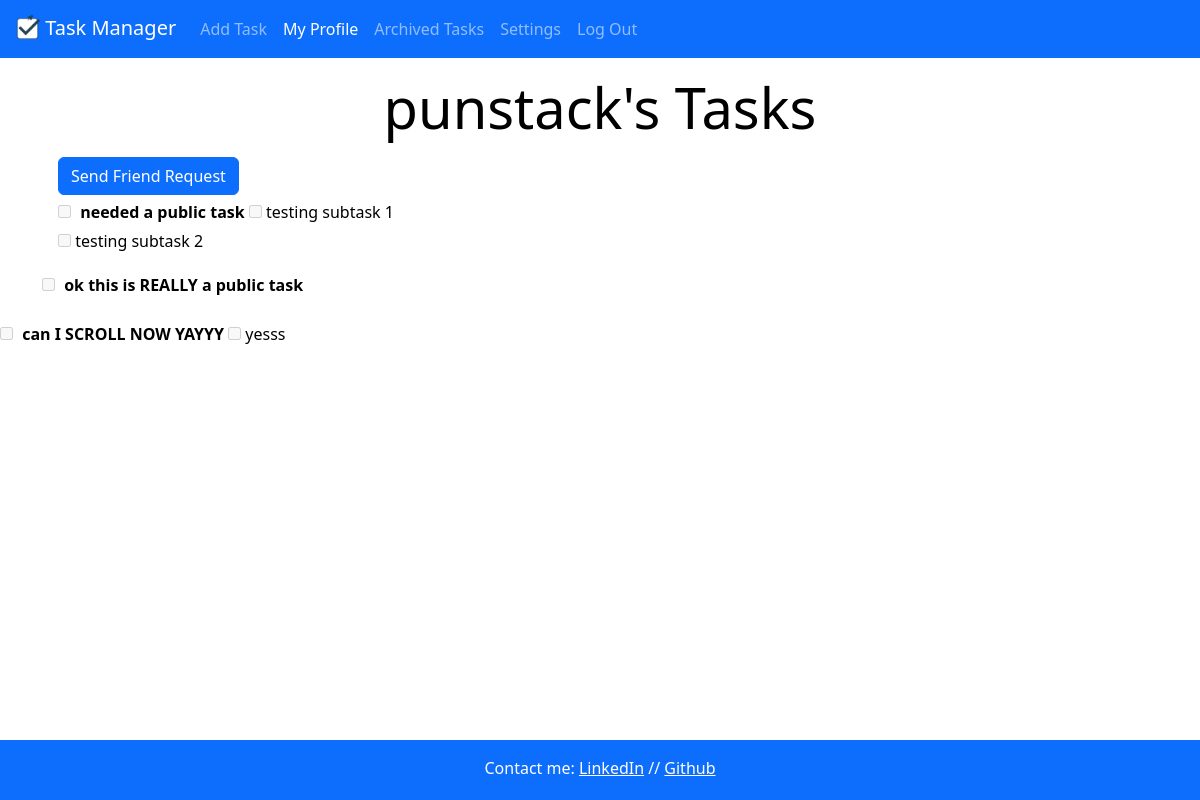
Screenshot of /punstack (signed in) with the database file from the repository.
### app.py (models this page shows, shortened)
class User(db.Model):
    __tablename__ = 'User'
    id = db.Column(db.String(36), primary_key = True, default=lambda: str(uuid.uuid4()))
    user = db.Column(db.String(20), unique = True, nullable = False) # stores original case of username
    user_lower = db.Column(db.String(20), unique = True, nullable = False) # stores lower case version of username
    email = db.Column(db.String(100), unique = True, nullable = False)
    email_lower = db.Column(db.String(100), unique = True, nullable = False)
    password = db.Column(db.String(50), nullable = False)
    tasks = db.relationship('Task', backref='user', lazy = True, cascade = 'all, delete-orphan')
    friends = db.relationship('User',
                              secondary = friends,
                              primaryjoin = (friends.c.user_id == id),
                              secondaryjoin = (friends.c.friend_id == id),
                              backref = db.backref('friended_by', lazy = 'dynamic'), # for loading 'friended_by'
                              lazy = 'dynamic') # for loading 'friends'
    def has_pending_request(self, user): # OUTGOING friend requests
        return FriendRequest.query.filter_by(sender_id=self.id, receiver_id=user.id).count() > 0

class Task(db.Model):
    __tablename__ = 'Task'
    id = db.Column(db.Integer, primary_key = True)
    title = db.Column(db.String(100), nullable = False)
    description = db.Column(db.String(200), default = None)
    due_date = db.Column(db.Date, default = None)
    completed = db.Column(db.Boolean, default = False)
    task_status = db.Column(db.Boolean, default = False, nullable = False) # False = private, True = public
    archive_status = db.Column(db.Boolean, default = False, nullable = False) # False = not archived, True = archived
    user_id = db.Column(db.String(36), db.ForeignKey('User.id', ondelete='CASCADE'), nullable = False) # matches id in "User" class
    subtasks = db.relationship('Subtask', backref='task', lazy = True, cascade = 'all, delete-orphan')

class Subtask(db.Model):
    __tablename__ = 'Subtask'
    id = db.Column(db.Integer, primary_key = True)
    title = db.Column(db.String(100), default = None)
    completed = db.Column(db.Boolean, default = False)
    task_id = db.Column(db.Integer, db.ForeignKey('Task.id', ondelete='CASCADE'), nullable = False)

### app.py (the view)
@app.route("/<user>", methods = ["GET", "POST"])
def user_page(user):
    if "user" in session:
        info = {
            'stored_user': User.query.filter_by(user_lower=session["user"].lower()).first(),
            'viewed_user': None,
            'tasks': None,
        }
        if not info["stored_user"]:
            flash("Your account has been deleted. Please log in again.", "error")
            session.pop("user", None)
            return redirect(url_for("login"))
        if user.lower() == info["stored_user"].user_lower:
            info["tasks"] = info["stored_user"].tasks
            if request.method == "POST": # logged-in user does a request on current task
                dropdown_request = request.form["dropdown"]
                task_id = int(request.form.get("task_id"))
                task = Task.query.get(task_id)
                if dropdown_request == "-1": # task to be deleted
                    db.session.delete(task)
                    db.session.commit()
                    flash("Task deleted.", "success")
                    info["tasks"] = info["stored_user"].tasks
                elif dropdown_request == "0": # task to be achived
                    task.archive_status = True
                    db.session.commit()
                    flash("Task archived.", "success")
                    info["tasks"] = info["stored_user"].tasks
                elif dropdown_request == "1": # task to be appended
                    return redirect(url_for('add_task', task_id = task.id))
            return render_template("user.html", user = info["stored_user"].user, info = info)
        else:
            info["viewed_user"] = User.query.filter_by(user_lower=user.lower()).first()
            if info["viewed_user"]:
                info["tasks"] = info["viewed_user"].tasks
                friend_request_status(info["stored_user"], info["viewed_user"])
                return render_template("user.html", user = info["viewed_user"].user, info = info)
            else:
                flash("User not found.", "error")
                info["tasks"] = info["stored_user"].tasks
                return redirect(url_for("user_page", user = session["user"]))
    flash("To view profiles, you need to log in first.", "info")
    return redirect(url_for("login"))

### app.py (called while the page is built)
@app.before_request
def check_user_existence():
    if "user" in session:
        user_lower = session["user"].lower()
        if not User.query.filter_by(user_lower=user_lower).first():
            session.pop("user", None)
            return redirect(url_for("login"))

def friend_request_status(user, other):
    if request.method == "POST":
        friend_request_status = request.form["request"]
        if friend_request_status == "-1": # already friends, remove friend
            user.remove_friend(other)
        elif friend_request_status == "0": # friend request denied
            user.decline_friend_request(other)
        elif friend_request_status == "1": # friend request accepted
            user.accept_friend_request(other)
        elif friend_request_status == "2": # send friend request
            user.send_friend_request(other)

### templates/user.html (shortened to what this page needs)
{% extends "layout.html" %}
{% block user_status %}active{% endblock %}
{% block settings_status %}{% endblock %}
{% block add_status %}{% endblock %}
{% block content %}
<div class="position-relative m-md-3">
  <div>
    <h1 class="h3 mb-3 display-4 font-weight-normal text-center">{{ user }}'s Tasks</h1>
  </div>
  {% if user != info["stored_user"].user %}
    {% if info["viewed_user"] in info["stored_user"].friends %}
      <form class = "friend_request_status" action="{{ url_for('user_page', user=user )}}" method = "POST">
        <button id = "request" name = "request" class="btn btn-secondary btn-block" type="submit" value = "-1">Remove Friend</button>
      </form>
    {% elif info["stored_user"].has_pending_request(info["viewed_user"]) %}
      <button class="btn btn-secondary btn-block" type="button">Pending Friend Request</button>
    {% else %}
      <form class = "friend_request_status" action="{{ url_for('user_page', user=user )}}" method = "POST">
        <button id = "request" name = "request" class="btn btn-primary btn-block" type="submit" value = "2">Send Friend Request</button>
      </form>
    {% endif %}
  {% endif %}
  {% if user != session.get("user") %}
    {% for task in info["tasks"] %}
      {% if task.archive_status == False %}
        {% if task.task_status == True %}
        <span {% if task.completed %} style="text-decoration: line-through" {% endif %}>
          <div class="task">
            <input type="checkbox" class="task-checkbox" {% if task.completed %}checked{% endif %} onclick="updateTaskStatus(this, {{ task.id }})" disabled>
            <span class="task-name">{{ task.title }}</span>
              {% for subtask in task.subtasks %}
              <input type="checkbox" class="subtask-checkbox" onclick="updateSubtaskStatus(this, {{ subtask.id }})" {% if subtask.completed %}checked{% endif %} disabled>
              <span class="subtask-name">{{ subtask.title }}</span><br>
              {% endfor %}
            </div>
          </div>
        </span>
        {% endif %}
      {% endif %}
    {% endfor %}
  {% endif %}
{% endblock %}

### static/style.css (style rules this page uses)
body { min-height: 100vh; display: flex; flex-direction: column; color: #000000; margin: 0; }
h1 { color: #517EF7 }
.task { margin-bottom: 20px; color: black; }
.task-name { font-weight: bold; margin-left: 5px; }
.subtask-checkbox { margin-top: 10px; }

### templates/layout.html (style rules this page uses)
html, body { height: 100%; margin: 0; }
body { display: flex; flex-direction: column; }

### rows the page displays
User: user "punstack"
Task: title "needed a public task"
Subtask: title "testing subtask 1"
Subtask: title "testing subtask 2"
Task: title "ok this is REALLY a public task"
Task: title "can I SCROLL NOW YAYYY"
Subtask: title "yesss"
